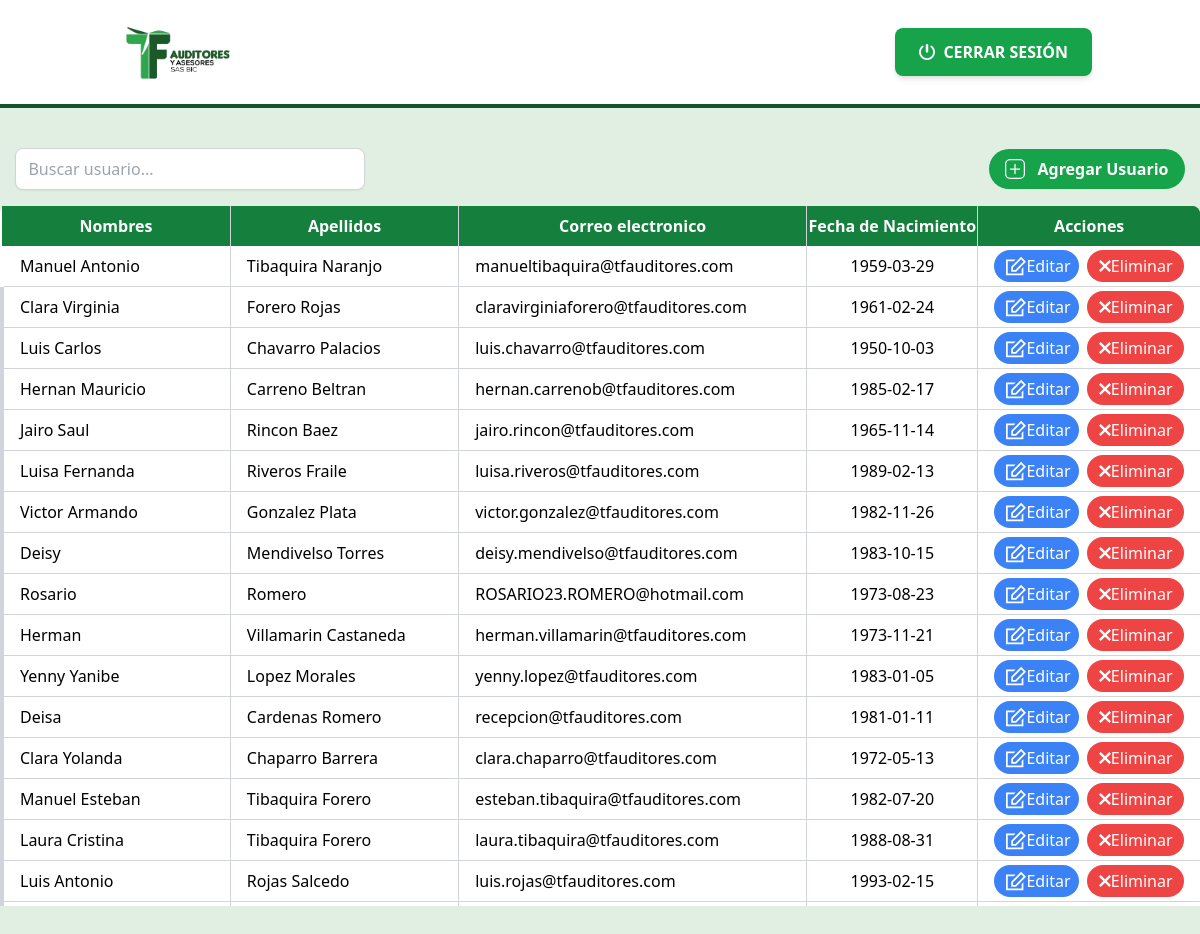
Before: /crud.php with the older database file.
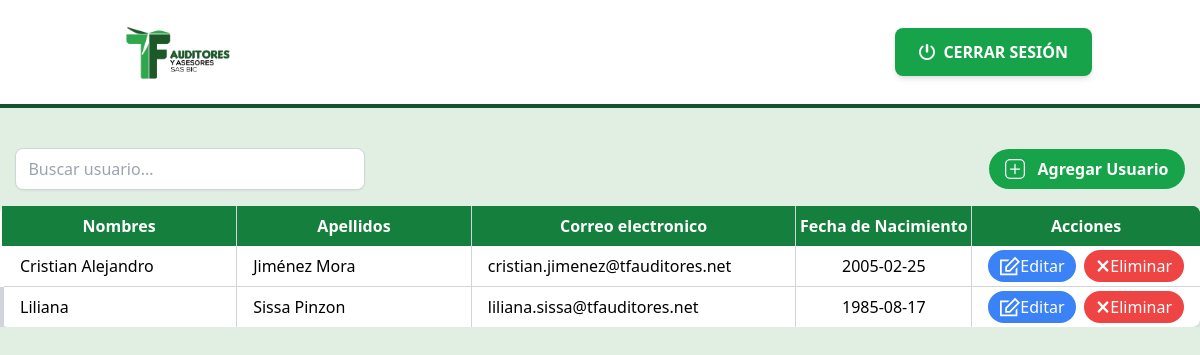
After: the same page with the newer database file.
### tables this page shows
CREATE TABLE `usuarios` (
  `id` int(11) NOT NULL,
  `nombre` varchar(50) NOT NULL,
  `apellido` varchar(50) NOT NULL,
  `email` varchar(100) NOT NULL,
  `fecha_nacimiento` date NOT NULL
);

### crud.php (the view, shortened to what this page needs)
<?php
include(__DIR__ . '/config/db.php');
$result = $conn->query("SELECT * FROM usuarios") or die("Error en la consulta: " . $conn->error);
?>
<!DOCTYPE html>
<html lang="es">
<head>
    <script src="https://cdn.tailwindcss.com"></script>
</head>
<body class="bg-[#E1EEE2] font-sans">
<header class="w-full bg-white mb-10 border-b-4 border-green-900">
    <div class="container mx-auto flex justify-between items-center p-5">
        <a href="../index.php"><img src="/static/img/TF.png" alt="Logo" class="h-16"></a>
        <a href="../../../logout.php" class="bg-green-600 hover:bg-lime-500 text-white font-bold py-3 px-6 rounded-lg shadow-md flex items-center">
            <img src="/static/img/cerrarsesion.png" class="w-4 h-4 mr-2"> CERRAR SESIÓN
        </a>
    </div>
</header>
    <div class="flex justify-center items-center mb-4 gap-x-6">
        <div class="w-[250px]">
            <input type="text" id="buscador" placeholder="Buscar usuario..."
                class="w-[350px] px-3 py-2 border border-gray-300 rounded-lg shadow-sm focus:outline-none focus:ring-2 focus:ring-green-500 ml-[0px]"
                onkeyup="filtrarUsuarios()">
        </div>
        <button class="bg-green-600 hover:bg-green-700 text-white px-4 py-2 rounded-full flex items-center gap-x-3 ml-[700px]"
                onclick="agregarUsuario()">
            <img src="/static/img/agregar.svg" alt="" class="h-5 w-5"><strong>Agregar Usuario</strong>
        </button>
    </div>
    <div class="flex justify-center overflow-y-auto max-h-[700px]  ">
        <table class="w-[1200px] bg-white shadow-lg rounded-lg border-none">
                <thead class="sticky top-0 bg-green-700 text-white z-10">
                    <tr class="bg-green-700 text-white ">
                        <th class="py-2 border-r border-gray-300 text-center w-[200px]">Nombres</th>
                        <th class="py-2 border-r border-gray-300 text-center w-[200px]">Apellidos</th>
                        <th class="py-2 border-r border-gray-300 text-center w-[200px]">Correo electronico</th>
                        <th class="py-2 border-r border-gray-300 text-center w-[150px]">Fecha de Nacimiento</th>
                        <th class="py-2 text-center last:rounded-tr-lg w-[120px]">Acciones</th>
                    </tr>
                </thead>
                <tbody class="divide-y divide-gray-300">
                    <?php while ($row = $result->fetch_assoc()): ?>
                        <tr class="hover:bg-gray-100 transition-all border-l-4 border-transparent hover:border-green-500 first:rounded-t-lg last:rounded-b-lg">
                            <td class="py-1 px-4 border-r border-gray-300"><?= $row['nombre'] ?></td>
                            <td class="py-1 px-4 border-r border-gray-300"><?= $row['apellido'] ?></td>
                            <td class="py-1 px-4 border-r border-gray-300"><?= $row['email'] ?></td>
                            <td class="py-1 px-4 border-r border-gray-300 text-center"><?= $row['fecha_nacimiento'] ?></td>
                            <td class="py-1 px-4 flex justify-center space-x-2">
                                <button class="bg-blue-500 hover:bg-blue-700 text-white px-3 py-1 rounded-full transition-all flex items-center space-x-4"
                                        onclick="editarUsuario(<?= $row['id'] ?>, '<?= $row['nombre'] ?>', '<?= $row['apellido'] ?>', '<?= $row['email'] ?>', '<?= $row['fecha_nacimiento'] ?>')">
                                        <img src="/static/img/editar.svg" alt="" class="w-5 h-5">
                                        Editar
                                </button>
                                <button class="bg-red-500 hover:bg-red-700 text-white px-3 py-1 rounded-full transition-all flex items-center space-x-4"
                                        onclick="eliminarUsuario(<?= $row['id'] ?>)">
                                        <img src="/static/img/cerrar.svg" alt="" class="w-4 h-3">
                                        Eliminar
                                </button>
                            </td>
                        </tr>
                    <?php endwhile; ?>
                </tbody>
            </table>
        </div>
</body>
</html>

Changed rows visible on the page:
removed usuarios: nombre "Manuel Antonio", apellido "Tibaquira Naranjo", email "manueltibaquira@tfauditores.com", fecha_nacimiento "1959-03-29"
removed usuarios: nombre "Clara Virginia", apellido "Forero Rojas", email "claravirginiaforero@tfauditores.com", fecha_nacimiento "1961-02-24"
removed usuarios: nombre "Luis Carlos", apellido "Chavarro Palacios", email "luis.chavarro@tfauditores.com", fecha_nacimiento "1950-10-03"
removed usuarios: nombre "Hernan Mauricio", apellido "Carreno Beltran", email "hernan.carrenob@tfauditores.com", fecha_nacimiento "1985-02-17"
removed usuarios: nombre "Jairo Saul", apellido "Rincon Baez", email "jairo.rincon@tfauditores.com", fecha_nacimiento "1965-11-14"
removed usuarios: nombre "Luisa Fernanda", apellido "Riveros Fraile", email "luisa.riveros@tfauditores.com", fecha_nacimiento "1989-02-13"
removed usuarios: nombre "Victor Armando", apellido "Gonzalez Plata", email "victor.gonzalez@tfauditores.com", fecha_nacimiento "1982-11-26"
removed usuarios: nombre "Deisy", apellido "Mendivelso Torres", email "deisy.mendivelso@tfauditores.com", fecha_nacimiento "1983-10-15"
removed usuarios: nombre "Rosario", apellido "Romero", email "ROSARIO23.ROMERO@hotmail.com", fecha_nacimiento "1973-08-23"
removed usuarios: nombre "Herman", apellido "Villamarin Castaneda", email "herman.villamarin@tfauditores.com", fecha_nacimiento "1973-11-21"
removed usuarios: nombre "Yenny Yanibe", apellido "Lopez Morales", email "yenny.lopez@tfauditores.com", fecha_nacimiento "1983-01-05"
removed usuarios: nombre "Deisa", apellido "Cardenas Romero", email "recepcion@tfauditores.com", fecha_nacimiento "1981-01-11"
removed usuarios: nombre "Clara Yolanda", apellido "Chaparro Barrera", email "clara.chaparro@tfauditores.com", fecha_nacimiento "1972-05-13"
removed usuarios: nombre "Manuel Esteban", apellido "Tibaquira Forero", email "esteban.tibaquira@tfauditores.com", fecha_nacimiento "1982-07-20"
removed usuarios: nombre "Laura Cristina", apellido "Tibaquira Forero", email "laura.tibaquira@tfauditores.com", fecha_nacimiento "1988-08-31"
removed usuarios: nombre "Luis Antonio", apellido "Rojas Salcedo", email "luis.rojas@tfauditores.com", fecha_nacimiento "1993-02-15"
now on this page (row edited): usuarios: nombre "Cristian Alejandro", apellido "Jiménez Mora", email "cristian.jimenez@tfauditores.net", fecha_nacimiento "2005-02-25"
now on this page (row unchanged): usuarios: nombre "Liliana", apellido "Sissa Pinzon", email "liliana.sissa@tfauditores.net", fecha_nacimiento "1985-08-17"
